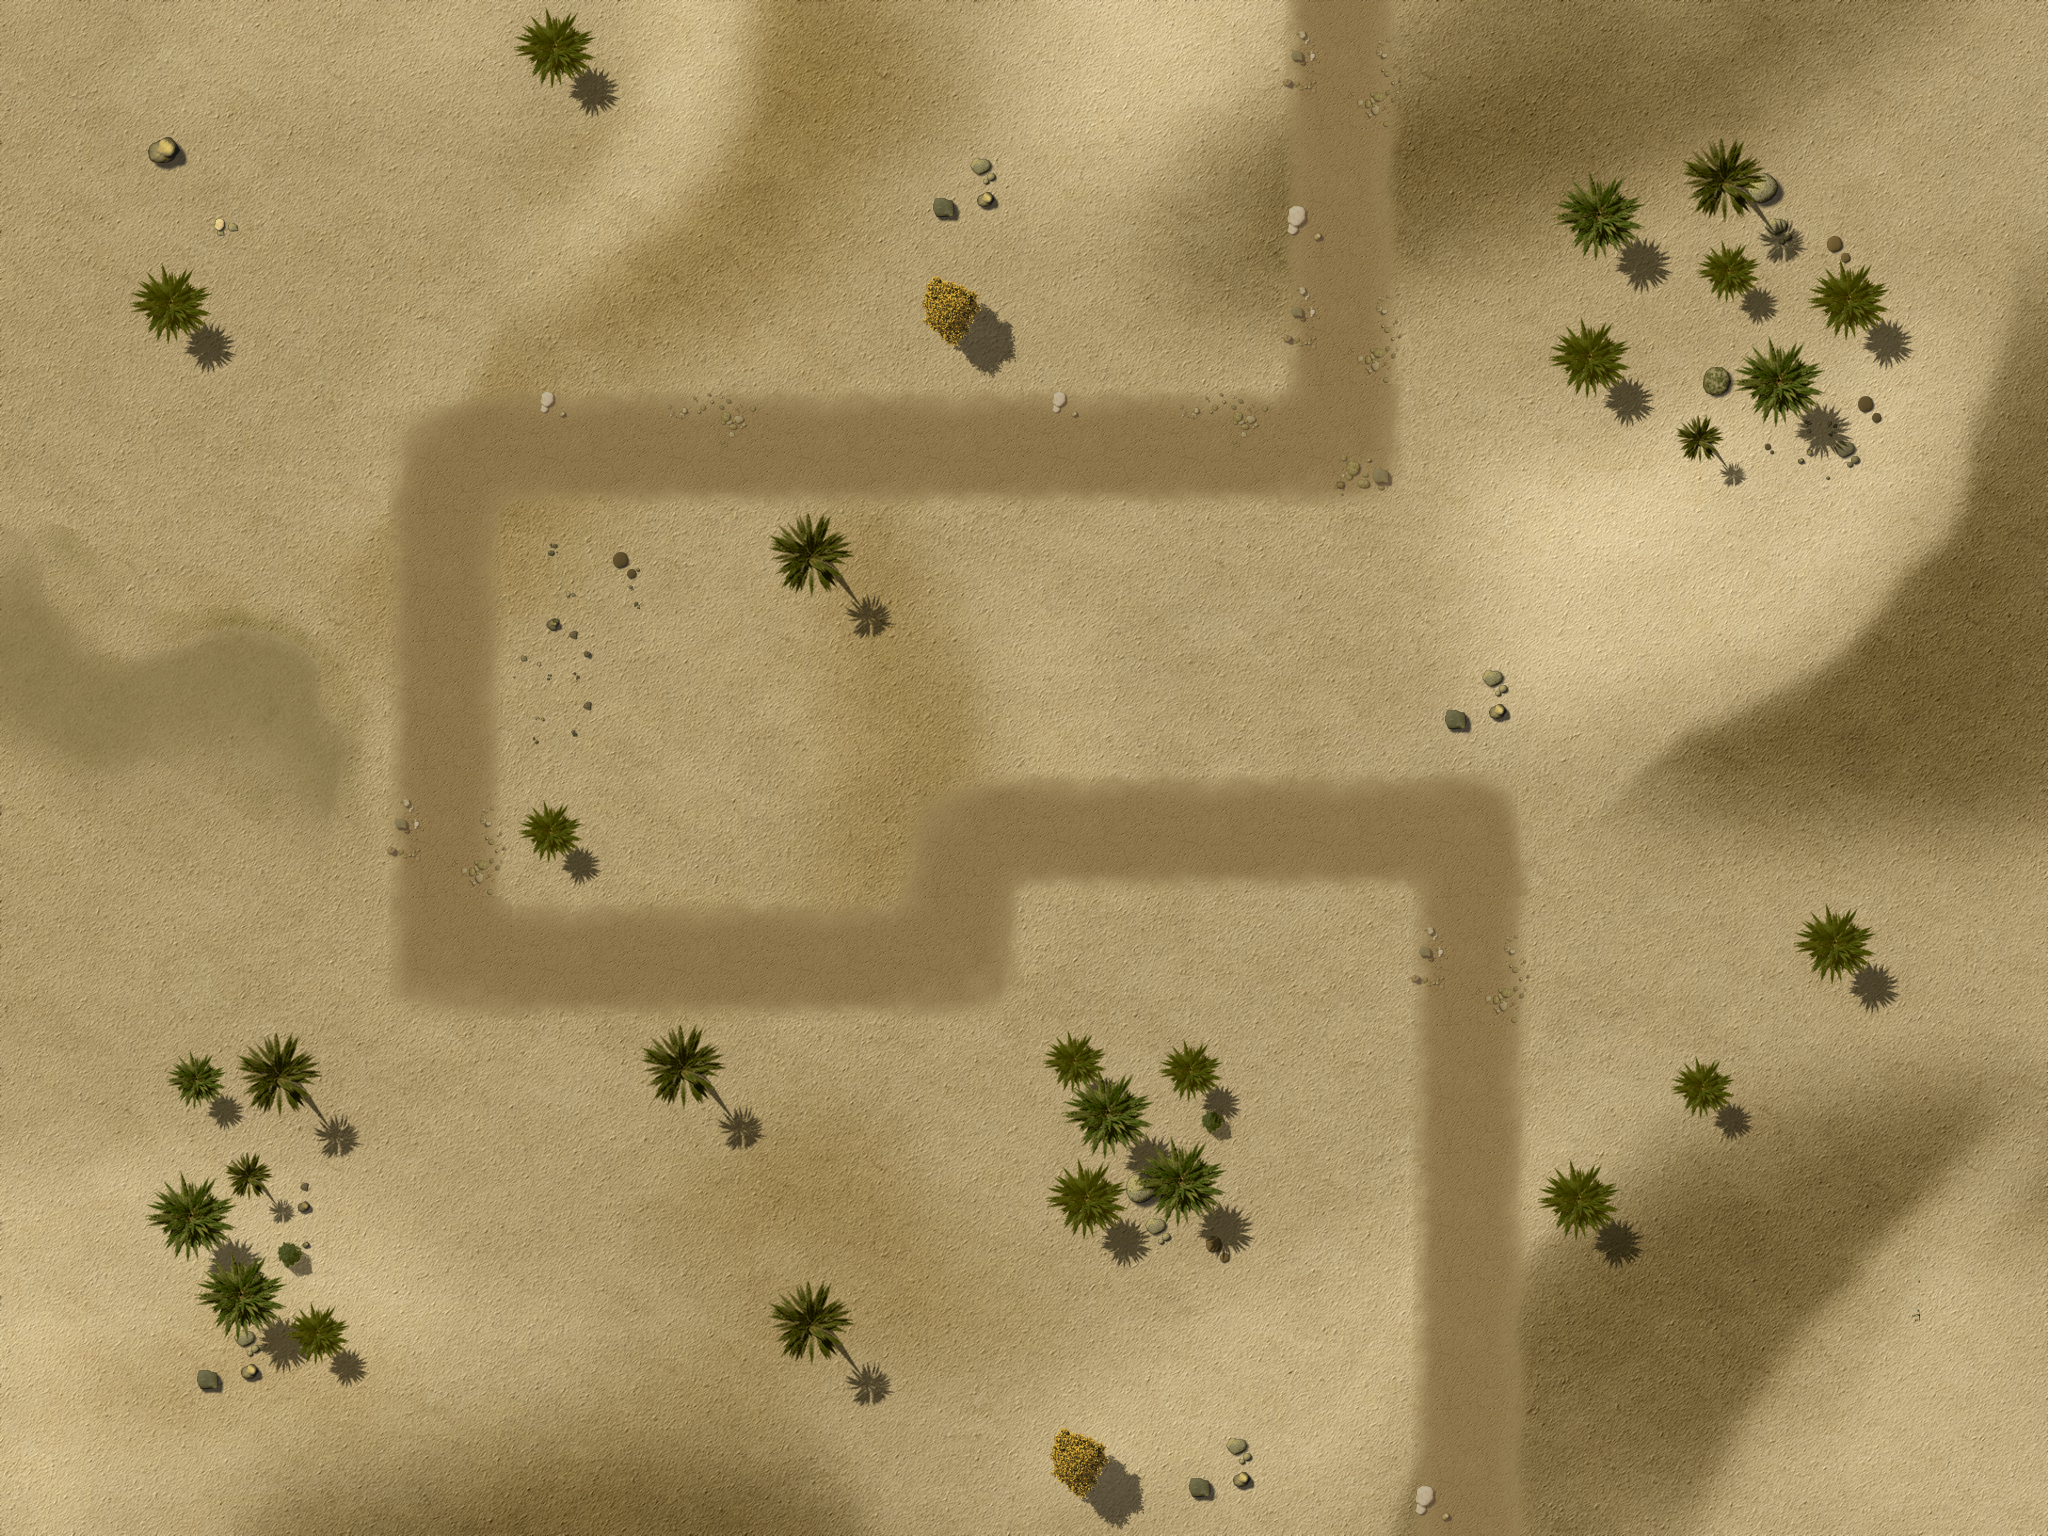

Rendered tile map (Tiled .tmx) drawn with the repository's tilesets; below, a short description and the map source with its tile grids summarised:
An orthogonal 16x12 tile map with 128x128 px tiles, 4 tile layers (Ground, Objects1, Objects2, Path), 3 tilesets and 17 objects.

<map version="1.0" orientation="orthogonal" width="16" height="12" tilewidth="128" tileheight="128">
 <properties>
  <property name="wave01" value="1,1,1,1,4,1,1,1,1,4,10,10,10,1,10,10,10,1,1,1,1,1,1,10,10,10,10,1" />
  <property name="wave02" value="1,1,1,1,1,1,1,1,1,1,1,1,1,1,1,2,2,1,1,1,1,1,1" />
  <property name="wave03" value="10,4,4,1,1,5,5,10,10,10,10,2,10,10,2,10,10,10,10,2,10,10,10,10,10,10,10" />
  <property name="wave04" value="1,2,1,1,1,2,11,11,11,10,10,10,6,1,1,1,1,1,1,1,10,10,10,2,10,10,1,1,2,2,1,1,10,10,10,10,10,2,2,1,1" />
  <property name="wave05" value="4,10,10,10,10,1,1,1,4,4,1,10,10,10,10,10,10,10,6,1,1,1,1,1,4,1,1,4,1,1" />
  <property name="wave06" value="1,1,1,4,1,1,4,1,1,4,1,1,1,4,6,1,1,1,2,3,1,1,1,2,4,1,1,1,4,1,1,4,1,1,1,4" />
  <property name="wave07" value="1,1,1,2,4,4,1,8,1,1,1,5,5,5,7,7,9,9,9,8,1,1,1,1,1,4,1,2,1,2,1,1,4,4,1,1,2" />
  <property name="wave08" value="10,10,10,10,10,2,10,1,1,4,2,4,1,10,10,10,10,10,10,10,4,4,10,10,4,4,4,1,1,1,1,10,10,10,10,10,10,4,2,1,1,1" />
  <property name="wave09" value="1,1,10,10,10,10,10,10,2,10,10,1,1,4,2,4,1,1,1,1,6,1,1,6,1,4,2,10,10,10,10" />
  <property name="wave10" value="10,10,10,5,6,5,5,5,3,5,7,5,5,5,6,10,10,10,10,10,10,5,5,5,7,2,10,10,10,5,10,10,10,10,10,5,10,10,10,10,10,10,5,10,10,5,10,10,10,10,5,10,10,10,10,7,10,10,7,100,10,2" />
  <property name="wave11" value="10,10,10,10,10,6,4,4,5,5,5,6,10,3,10,10,10,10,10,10,10,10,10,10,10,10,10,10,10,10,10,10,10,7,10,5,5,5,5,3" />
  <property name="wave12" value="1,5,5,5,3,6,5,5,5,9,9,9,5,5,5,7,2,10,5,5,5,5,5,5,5,5,5,5,5,4,4,4,7,2,5,5,5,5,7,3,5,5,1" />
  <property name="wave13" value="5,5,5,5,5,5,10,10,10,6,5,5,4,4,5,5,5,10,10,10,10,10,5,10,10,10,3,5,5,5,10,10,10,10,5,5,5,5,5,10,10,10,10,5,7,1" />
  <property name="wave14" value="6,4,4,5,5,5,5,5,5,5,7,5,5,3,5,10,10,10,10,10,7,5,5,10,10,10,10,5,5,10,10,10,10,10,10,10,10,10,10,10,10,10,10,10,10,10,10,10,10,10,10,10,10,10,10,10,10,10,10,10,10,10,10" />
  <property name="wave15" value="10,10,10,10,5,10,5,10,5,10,10,5,5,5,7,7,7,6,5,5,5,8,5,5,5,9,9,9,10,5,5,5,5,10,10,10,10,5,5,5,10" />
  <property name="wave16" value="1,4,4,5,5,3,5,4,4,4,5,5,4,5,5,5,7,2,5,3,3,5,7,3,5,5,5,4,5,4,5,4,4,5,4,5,7,5,5,5,5,5,5,5,1" />
  <property name="wave17" value="2,3,4,5,5,5,5,3,5,5,3,5,10,10,10,10,5,7,5,5,11,11,9,9,9,7,2,4,4,5,5,7,5,5,4,7,4,5,5,5,5,5,3" />
  <property name="wave18" value="1,5,5,5,5,5,5,5,6,5,6,4,5,5,5,5,7,2,5,7,5,4,5,7,5,5,5,5,5,5,5,5,5,5,5,1" />
  <property name="wave19" value="10,10,10,10,5,5,5,5,5,5,3,5,5,6,8,5,5,5,5,11,11,11,10,10,10,10,7,7,8,5,5,3,5,5,5,5,7,4,4,4,4,5,5,5,5,8" />
  <property name="wave20" value="1,4,5,5,5,3,5,5,5,5,4,5,5,5,11,11,11,10,10,5,5,3,5,3,5,4,5,4,4,5,4,5,7,5,5,5,5,5,5,5,101" />
  <property name="wave21" value="6,5,5,5,5,3,3,5,5,5,5,5,6,5,5,5,5,5,4,6,5,5,5,4,5,5,5,5,5,5,5,5,5,5,5,2" />
  <property name="wave22" value="7,7,3,7,7,5,5,5,5,3,10,10,10,10,10,5,7,2,7,5,5,3,5,5,10,10,10,10,10,10,10,10,6,5,5,5,5,81,5,5,7,5,5,7,7,7,5,7,5,5,5,5,4" />
  <property name="wave23" value="10,10,6,5,5,6,5,5,5,10,10,6,9,9,9,5,5,9,10,10,10,10,10,10,5,5,5,7,2,4,4,4,10,10,10,10,4,10,7,5,5,10,10,10,10,4,4,7,10,5,5,5,1" />
  <property name="wave24" value="1,5,5,5,5,5,5,5,5,7,5,5,9,11,11,11,9,6,5,5,5,4,4,5,4,5,3,3,5,5,5,5,5,5,5,5,5,5,5,5,1" />
  <property name="wave25" value="8,5,5,4,6,10,10,10,4,10,10,5,5,4,7,10,10,10,10,7,6,5,5,5,5,5,5,5,5,5,5,5,10,10,10,10,5,5,5,5,5,5,5,4,7,5,102" />
  <property name="wave26" value="6,6,9,9,9,11,11,11,11,11,11,9,9,3,7,5,5,5,5,5,5,4,4,5,5,3,6,5,5,6,8,3,3,6" />
  <property name="wave27" value="8,3,7,4,5,4,5,5,5,7,4,5,4,8,5,5,5,7,8,5,5,5,6,8,5,5,5,6,7,7,5,5,5,11,11,11,11" />
  <property name="wave28" value="6,6,9,9,9,11,11,11,11,11,11,9,9,3,7,5,5,5,5,5,5,4,4,5,5,8,5,7,8,4,5,8,11,5,5,5,4,4" />
  <property name="wave29" value="8,3,7,4,5,4,5,5,5,7,4,5,4,8,5,5,5,7,7,7,5,5,6,5,5,9,9,9,6,8,5,11,11,11,11" />
  <property name="wave30" value="103,10,10,10,10,10,8,9,9,9,5,5,6,10,10,10,10,10,10,6,10,10,10,10,102,10,10,10,10,6,10,10,10,10,10,10,10,102,5,5,5,5,10,10,8,10,8,10" />
  <property name="wave31" value="10,10,10,5,10,10,10,5,10,10,10,8,10,5,10,10,10,10,8,10,5,10,10,5,10,10,10,10,5,10,10,10,10,7,10,10,7,10,10,2" />
  <property name="wave32" value="10,10,10,10,10,10,3,10,10,10,10,10,10,10,10,10,10,10,10,10,10,10,10,10,10,10,7,10,5,5,5,5,103" />
  <property name="wave33" value="5,6,5,5,5,6,5,5,5,5,5,5,6,5,5,5,5,5,8,8,5,5,6,10,10,10,10,11,11,11,6,10,10,10,10,3" />
  <property name="wave34" value="11,11,11,9,9,11,11,8,11,11,6,5,5,6,5,5,9,9,9,6,8,5,5,5,5,5,4,4,4,7,3" />
  <property name="wave35" value="10,10,10,10,9,9,9,10,10,10,8,10,10,10,10,8,10,7,10,3,10,10,10,8,8,10,10,3,8,10,10,10,9,9,10,10,9,9" />
  <property name="wave36" value="1,5,5,5,7,3,4,5,4,5,6,5,5,8,8,3,7,4,5,4,5,5,51,8,9,9,9,5,5,6,5,5,5,2" />
  <property name="wave37" value="11,11,11,8,9,9,9,5,5,6,6,7,11,11,11,6,10,6,10,10,9,9,7,5,7,5,7,3" />
  <property name="wave38" value="4,4,7,10,10,10,5,5,5,5,5,6,6,10,4,6,3,6,4,7,8,5,5,5,6,7,5,5,5,9,9,8,5,5,5,5" />
  <property name="wave39" value="8,5,5,5,6,8,5,5,5,6,8,5,5,5,6,7,4,7,4,5,5,5,10,10,10,10,5,5,5,7,7,4,4,7,10,10,10,10" />
  <property name="wave40" value="6,7,7,7,7,7,4,5,4,5,4,4,6,5,103,9,9,8,5,5,103,5,5,5,9,9,9,6,8,7,5,5,5,7,7,7,7,5,5,5,4,103" />
  <property name="wave41" value="4,5,4,4,7,5,5,5,5,5,5,3,3,5,4,5,5,5,6,5,5,9,9,9,6,8,8,8,5,5,5,7,5,4,4,6,5,5,9,6,8,9,6,8,5,5,6" />
  <property name="wave42" value="1,5,5,5,5,5,5,5,5,7,5,5,9,11,11,11,9,6,5,5,5,4,4,5,4,5,3,3,5,5,5,5,5,5,5,5,5,5,5,5,1" />
  <property name="wave43" value="8,5,5,4,6,10,10,10,4,10,10,5,5,4,7,10,10,10,10,7,6,5,5,5,5,5,5,5,5,5,5,5,10,10,10,10,5,5,5,5,5,5,5,4,7,5,102" />
  <property name="wave44" value="6,6,9,9,9,11,11,11,11,11,11,9,9,3,7,5,5,5,5,5,5,4,4,5,5,3,6,5,5,6,8,3,3,6" />
  <property name="wave45" value="8,3,7,4,5,4,5,5,5,7,4,5,4,8,5,5,5,7,8,5,5,5,6,8,5,5,5,6,7,7,5,5,5,11,11,11,11" />
  <property name="wave46" value="9,6,6,5,5,5,5,5,6,7,4,4,7,7,7,6,6,3,8,3,7,4,6,4,5,5,8,6,3,3,3,3,5,5,5,7,7,8,8,3,7,4,5,4,5,5,5,8" />
  <property name="wave47" value="6,10,10,10,10,10,10,10,10,10,8,10,10,10,10,10,6,6,5,5,5,7,7,10,10,6,10,10,10,5,5,6,5,5,8,10,10,10,10,10,10,10,10,10,10,5,5,5,5,5,5,7,10,10,10,10,3" />
  <property name="wave48" value="10,10,10,5,10,5,5,4,10,10,4,10,10,8,11,11,11,8,11,11,6,11,11,5,5,9,9,5,9,5,4,4,8,6,10,10,5,5,5,5,5,11,11,11,6,6,5,5,5,11,11,8,8,10,5,5,5,4,5,4,5,7,5,5,5,5,7,7,7,7,5,5,5,6,1" />
  <property name="wave49" value="4,4,7,7,5,5,8,5,5,5,7,5,9,9,10,11,11,9,6,5,5,5,6,6,5,5,4,5,6,7,7,4,4,4,5,4,4,9,4,5,5,11,11,6,11,11,11,9,9,8,5,8,5,7,7,5,5,4,4,5,5,5,7,7,5,5,5,5,5,5,6,6,5,5,5,5,7" />
  <property name="wave50" value="103,10,10,10,10,10,8,10,10,10,10,10,5,5,5,8,4,4,4,103,9,3,9,3,8,10,9,9,10,10,6,6,4,5,4,4,5,5,6,5,10,7,8,10,6,10,10,10,10,6,103,10,10,10,10,10,6,10,10,10,10,10,10,10,10,5,5,5,5,10,10,8,11,11,11,8,10,10,10,10" />
 </properties>
 <tileset firstgid="1" name="ground" tilewidth="128" tileheight="128">
  <image source="tilesWorld1.png" width="2048" height="2048" />
 </tileset>
 <tileset firstgid="257" name="ground2" tilewidth="2048" tileheight="1536">
  <image source="ground2.jpg" width="2048" height="1536" />
 </tileset>
 <tileset firstgid="258" name="path" tilewidth="128" tileheight="128">
  <image source="path02.png" width="512" height="512" />
 </tileset>
 <layer name="Ground" width="16" height="12">
  <data>[192 cells, 1 non-empty, 1 distinct tile ids]</data>
 </layer>
 <layer name="Objects1" width="16" height="12">
  <data>[192 cells, 0 non-empty, 0 distinct tile ids]</data>
 </layer>
 <layer name="Objects2" width="16" height="12">
  <data>[192 cells, 46 non-empty, 37 distinct tile ids]</data>
 </layer>
 <objectgroup name="Objects3" width="16" height="12" />
 <layer name="Path" width="16" height="12">
  <data>[192 cells, 29 non-empty, 11 distinct tile ids]</data>
 </layer>
 <objectgroup name="Locked" width="16" height="12">
  <object x="2432" y="256" />
  <object x="128" y="1024" width="256" height="256" />
  <object x="0" y="256" width="128" height="1024" />
  <object x="1920" y="256" width="128" height="1024" />
  <object x="0" y="1280" width="2048" height="256" />
  <object x="0" y="0" width="2048" height="256" />
  <object x="640" y="1024" width="128" height="128" />
  <object x="512" y="768" width="128" height="128" />
  <object x="1792" y="896" width="128" height="128" />
  <object x="1536" y="1152" width="128" height="128" />
  <object x="1536" y="256" width="384" height="256" />
  <object x="1024" y="1024" width="256" height="256" />
  <object x="128" y="256" width="128" height="128" />
  <object x="1664" y="1024" width="128" height="128" />
  <object x="896" y="256" width="128" height="128" />
  <object x="768" y="512" width="128" height="128" />
 </objectgroup>
 <objectgroup name="Waypoints" width="16" height="12">
  <object x="0" y="512">
   <polyline points="1343,-660 1337,-66 448,-62 447,447 957,446 957,321 1478,320 1474,1219" />
  </object>
 </objectgroup>
</map>
